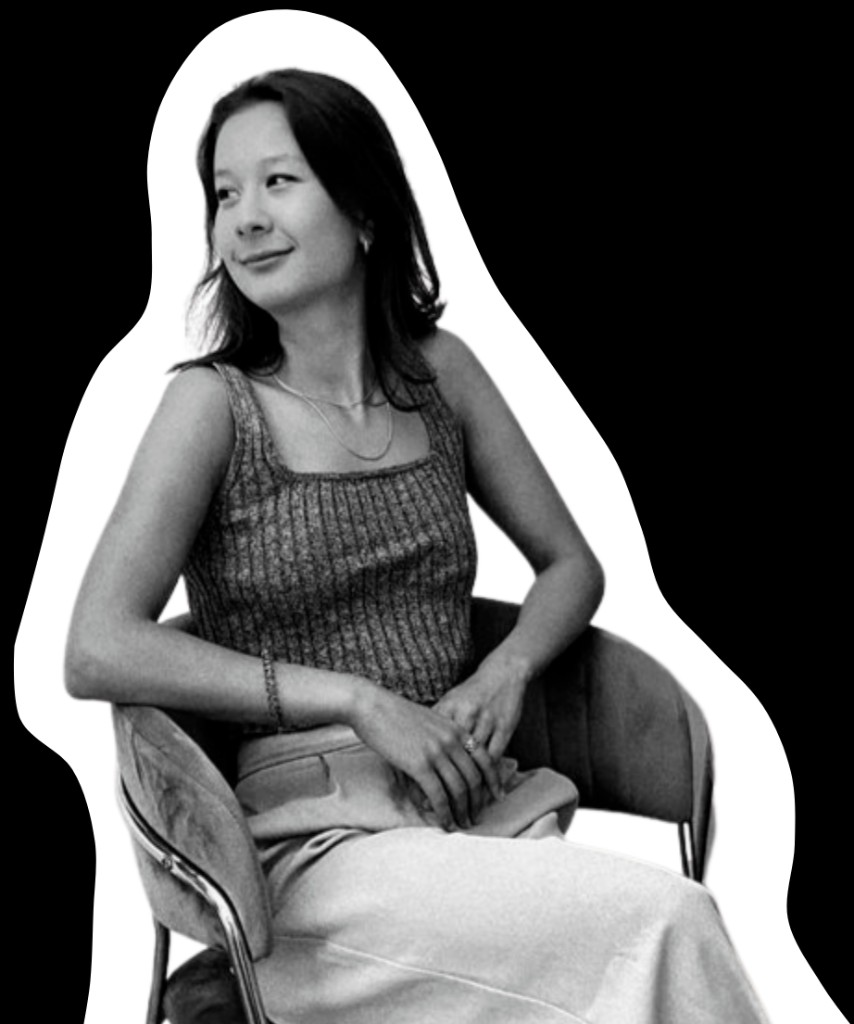
#> input picture assets/victoria_headshot.png, 854 x 1024 px
$ python transparent_portrait.py
#> lines starting #> are read from the running program, lines starting #| are printed output that depends on the picture; after the words box and inside, x2 and y2 are one past the last pixel; in counts of white or black regions, pixels touching at a corner belong together
"""
Convert a flat white-background cutout (e.g. exported from Canva) into a
transparent PNG, while preserving the white halo around the subject.

Strategy: flood-fill from the four corners. White (255,255,255) pixels
connected to the corners become transparent. The halo (white) is enclosed
by the dark sticker edge so the flood stops at the boundary and the halo
stays opaque.
"""

from __future__ import annotations

import sys
from collections import deque
from pathlib import Path

import numpy as np
from PIL import Image

ROOT = Path(__file__).resolve().parents[1]
SRC = ROOT / "assets" / "victoria_headshot.png"
OUT = ROOT / "pluginentrepreneur-app" / "public" / "portrait.png"

# Threshold for the background pixels we want to erase.
# - WHITE: pixels with all channels >= threshold (used for white backgrounds)
# - BLACK: pixels with all channels <= threshold (used for black/JPEG backgrounds)
BG_MODE = "black"  # "white" or "black"
WHITE_MIN = 248
BLACK_MAX = 12
PAD = 20  # transparent margin around the trimmed result


def flood_fill_outside(rgb: np.ndarray) -> np.ndarray:
    """Return a boolean mask where True = pixel is outside-connected background."""
    h, w, _ = rgb.shape
    if BG_MODE == "white":
        bg = np.all(rgb >= WHITE_MIN, axis=2)
    else:
        bg = np.all(rgb <= BLACK_MAX, axis=2)
    visited = np.zeros((h, w), dtype=bool)

    q: deque[tuple[int, int]] = deque()
    for x in range(w):
        for y in (0, h - 1):
            if bg[y, x] and not visited[y, x]:
                visited[y, x] = True
                q.append((y, x))
    for y in range(h):
        for x in (0, w - 1):
            if bg[y, x] and not visited[y, x]:
                visited[y, x] = True
                q.append((y, x))

    while q:
        y, x = q.popleft()
        for dy, dx in ((-1, 0), (1, 0), (0, -1), (0, 1)):
            ny, nx = y + dy, x + dx
            if 0 <= ny < h and 0 <= nx < w and not visited[ny, nx] and bg[ny, nx]:
                visited[ny, nx] = True
                q.append((ny, nx))
    return visited


def trim(rgba: Image.Image, pad: int) -> Image.Image:
    alpha = rgba.split()[-1]
    bbox = alpha.getbbox()
    if not bbox:
        return rgba
    cropped = rgba.crop(bbox)
    if pad <= 0:
        return cropped
    canvas = Image.new(
        "RGBA",
        (cropped.width + 2 * pad, cropped.height + 2 * pad),
        (0, 0, 0, 0),
    )
    canvas.paste(cropped, (pad, pad), cropped)
    return canvas


def main() -> int:
    if not SRC.exists():
        print(f"Source not found: {SRC}", file=sys.stderr)
        return 1

    print(f"Loading {SRC}")
    img = Image.open(SRC).convert("RGB")
#> img is the input picture: PIL image 854x1024 RGB; mean R, G, B 90.5, 90.5, 90.5
    print(f"Source size: {img.size}")
#| Source size: (854, 1024)

    rgb = np.array(img)
    outside_mask = flood_fill_outside(rgb)
#> in flood_fill_outside, `bg = np.all(rgb <= BLACK_MAX, axis=2)`:
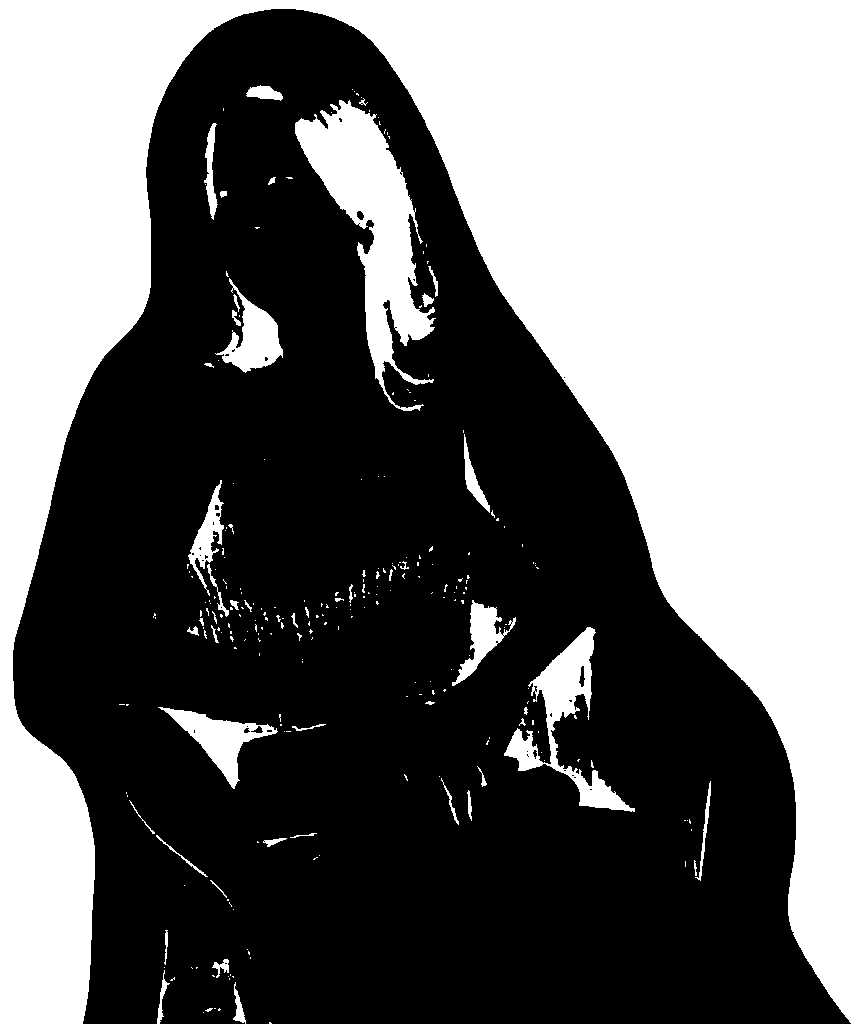
#> bg: shape (1024, 854) bool; 42.4% white; 257 white regions (207 under 20 px), largest, box (x1, y1, x2, y2) and area: (0, 0, 854, 1024) 335614, (295, 100, 436, 411) 15563, (504, 627, 635, 812) 5758
#> after the loop in flood_fill_outside, `for x in range(w):`: visited: shape (1024, 854) bool; 0.11% white in thin lines or dots
#> after the loop in flood_fill_outside, `for y in range(h):`:
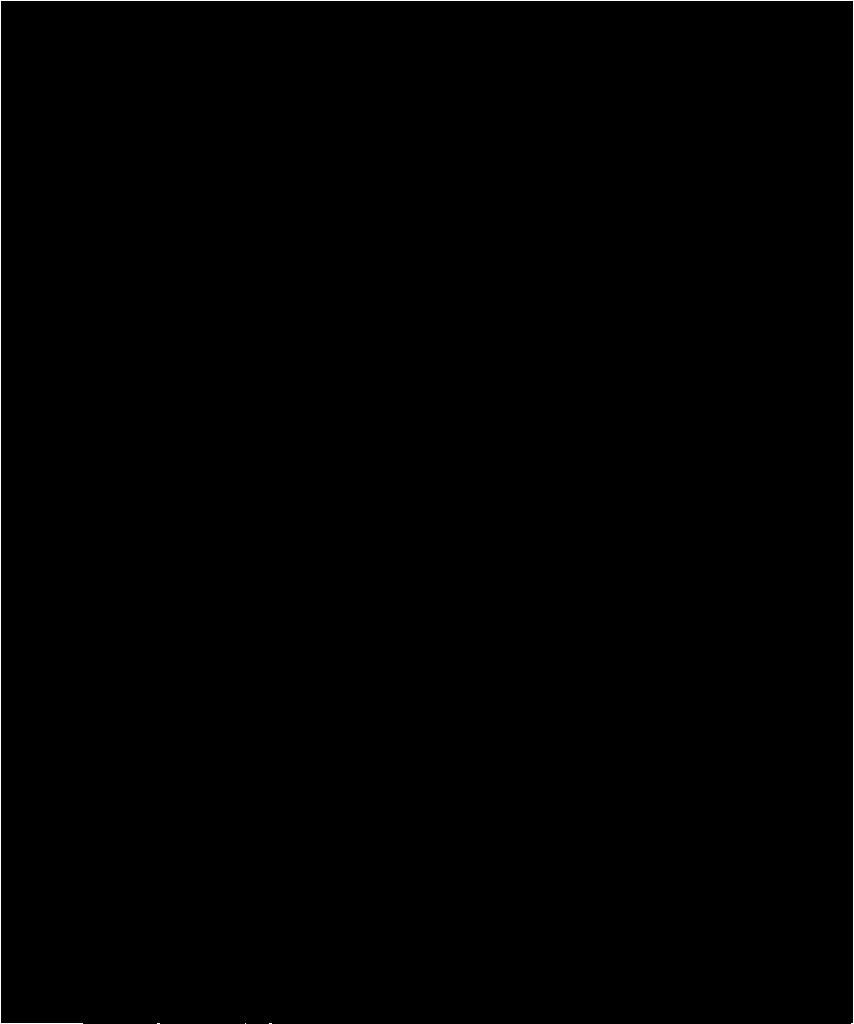
#> visited: shape (1024, 854) bool; 0.34% white in thin lines or dots
#> after the loop in flood_fill_outside, `while q:`:
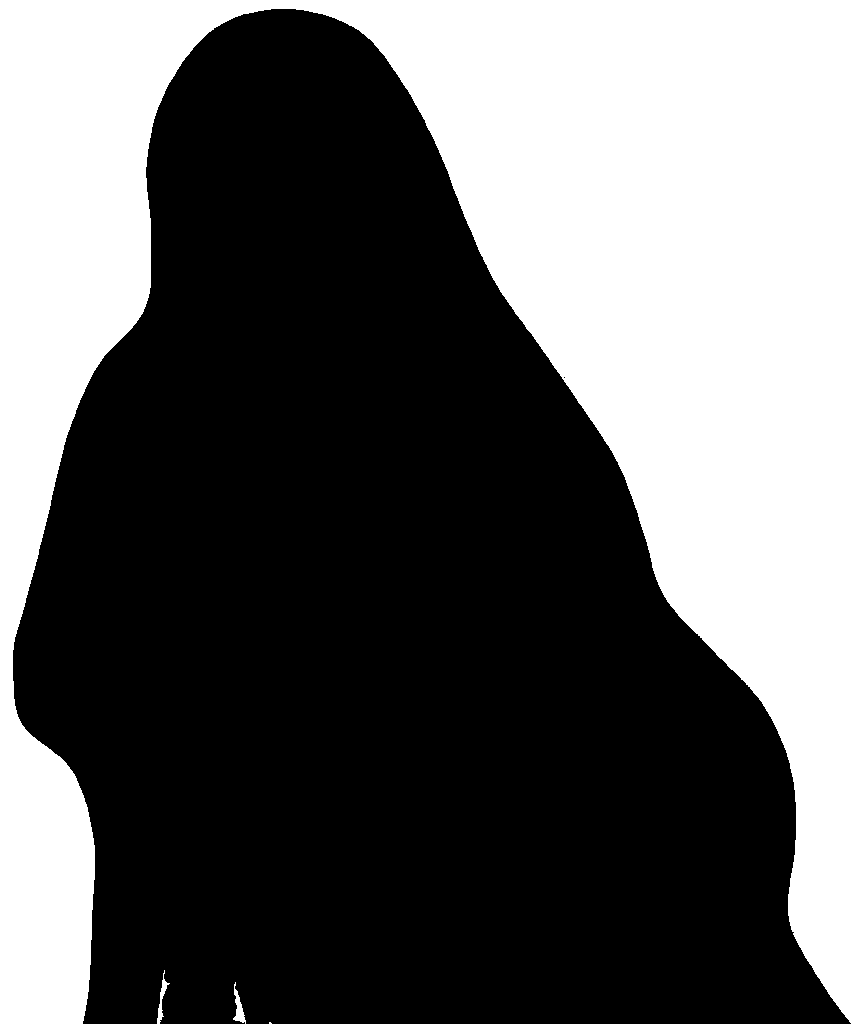
#> visited: shape (1024, 854) bool; 38.4% white; 4 white regions (1 under 20 px), largest, box (x1, y1, x2, y2) and area: (0, 0, 854, 1024) 335614, (233, 982, 246, 1024) 217, (157, 970, 170, 1024) 192
    print(f"Outside background pixels: {int(outside_mask.sum())} / {outside_mask.size}")
#| Outside background pixels: 336028 / 874496

    rgba = np.dstack([rgb, np.full(rgb.shape[:2], 255, dtype=np.uint8)])
    rgba[outside_mask, 3] = 0
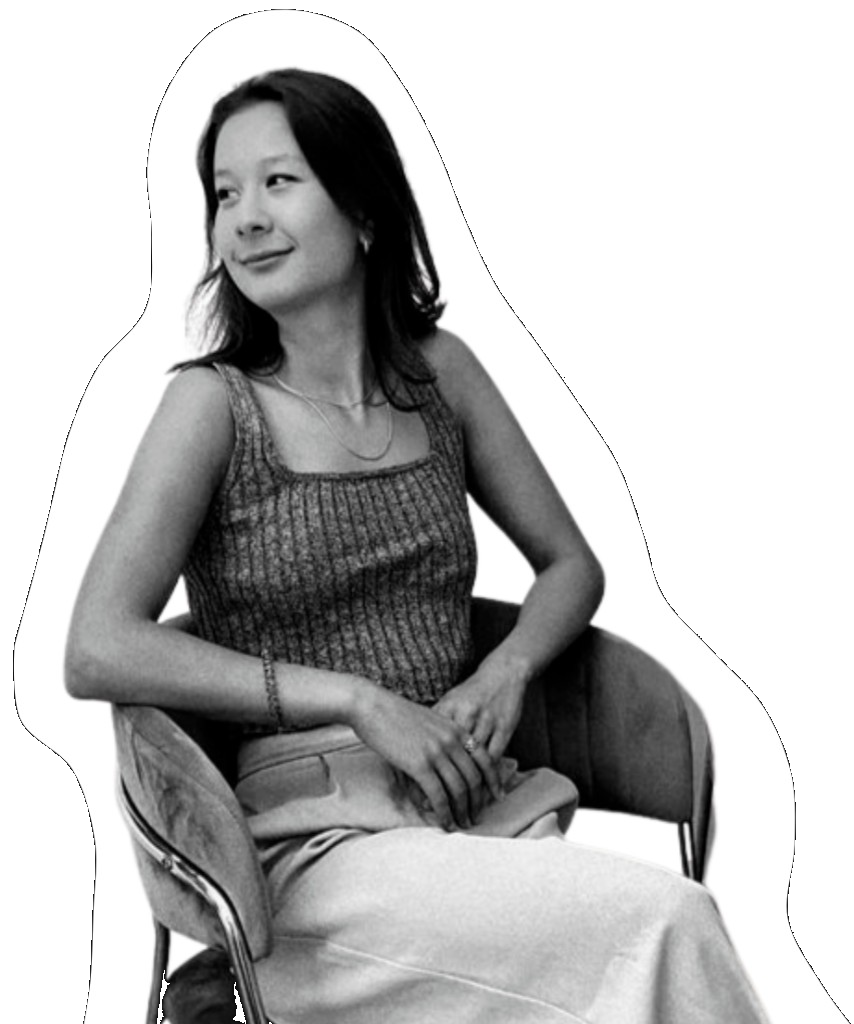
#> rgba: shape (1024, 854, 4); mean R, G, B, A 90.5, 90.5, 90.5, 157; transparent parts drawn white

    out_img = Image.fromarray(rgba, mode="RGBA")
    out_img = trim(out_img, PAD)
#> in trim, `bbox = alpha.getbbox()`: bbox = (13, 9, 851, 1024)
#> in trim, `canvas = Image.new( "RGBA", (cropped.width + 2 * pad, cropped.height +..`: canvas: PIL image 878x1055 RGBA; every value is 0
#> in trim, `canvas.paste(cropped, (pad, pad), cropped)`:
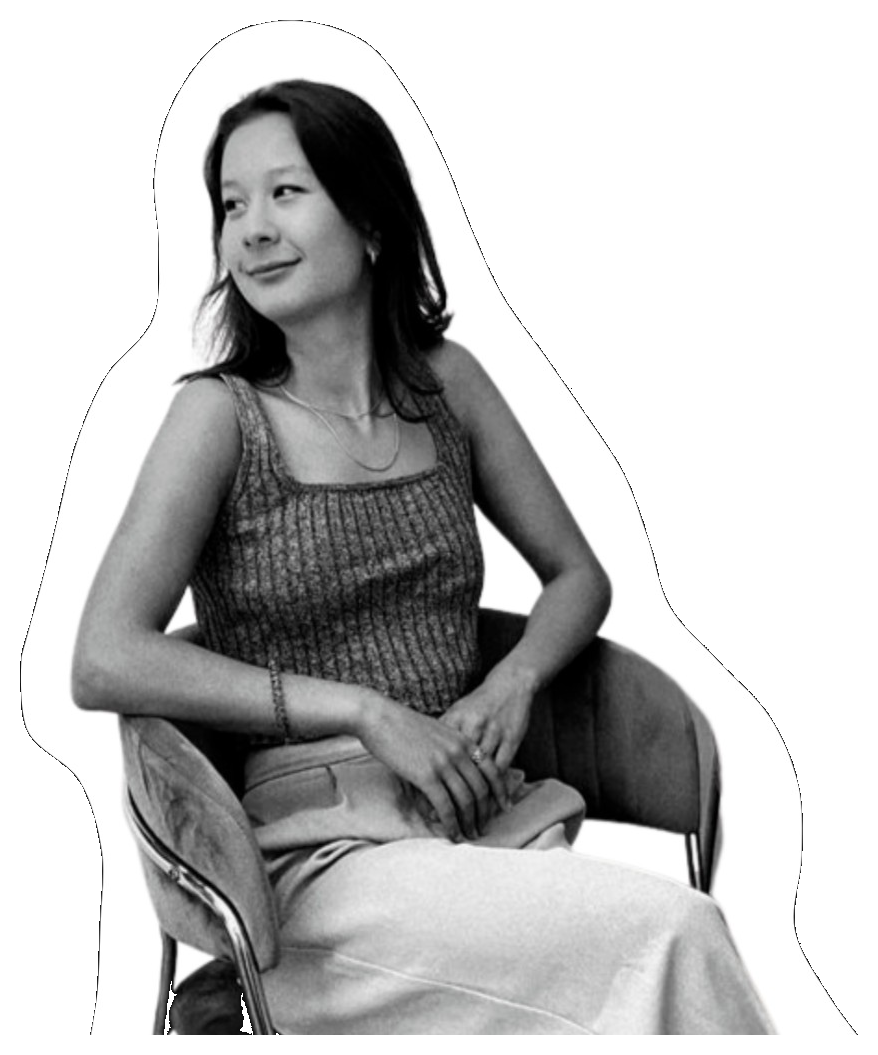
#> canvas: PIL image 878x1055 RGBA; mean R, G, B, A 85.4, 85.4, 85.4, 148.2; transparent parts drawn white
    print(f"Trimmed size: {out_img.size}")
#| Trimmed size: (878, 1055)

    OUT.parent.mkdir(parents=True, exist_ok=True)
    out_img.save(OUT, format="PNG", optimize=True)
#> (the run stopped early here; a loop or call above may not have finished)

$ run again, with assets/victoria.png copied over assets/victoria_headshot.png
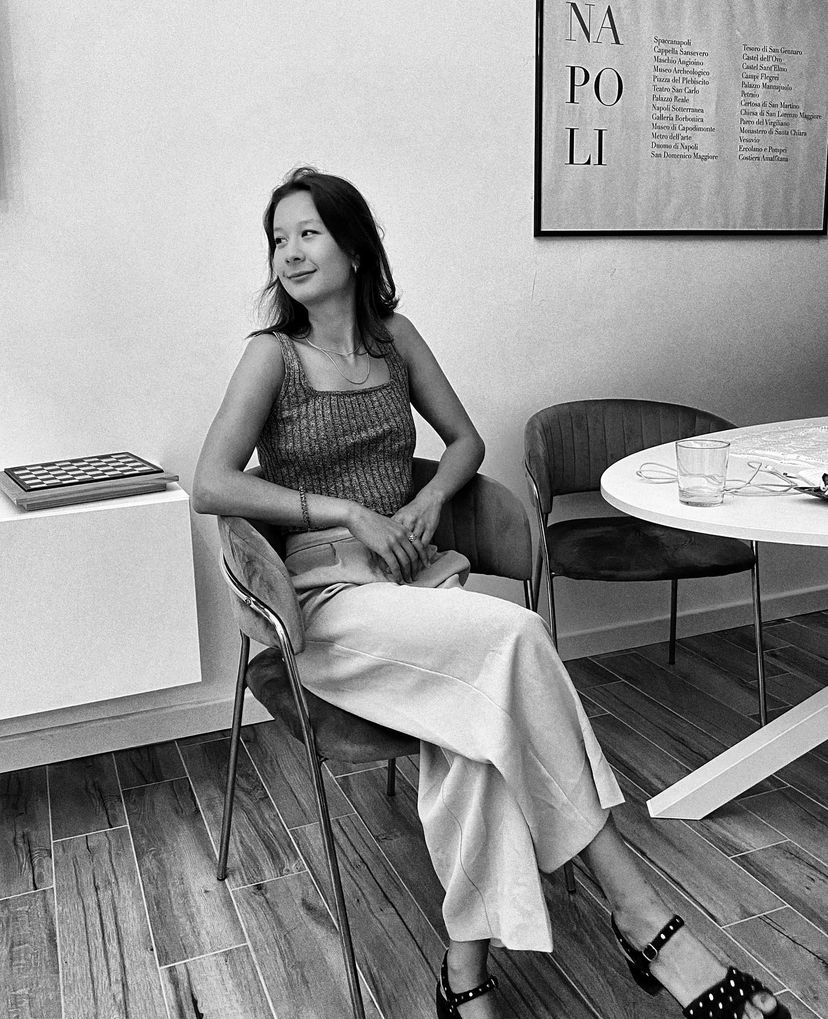
#> input picture assets/victoria.png, 828 x 1019 px
#> in main, img is the input picture: PIL image 828x1019 RGB; min 0, max 255, mean 148.7
#| Source size: (828, 1019)
#> bg: shape (1019, 828) bool; 2.4% white; 1460 white regions (1390 under 20 px), largest, box (x1, y1, x2, y2) and area: (317, 194, 393, 346) 3586, (534, 0, 828, 236) 1990, (570, 541, 762, 665) 1458
#> after the loop in flood_fill_outside, `while q:`:
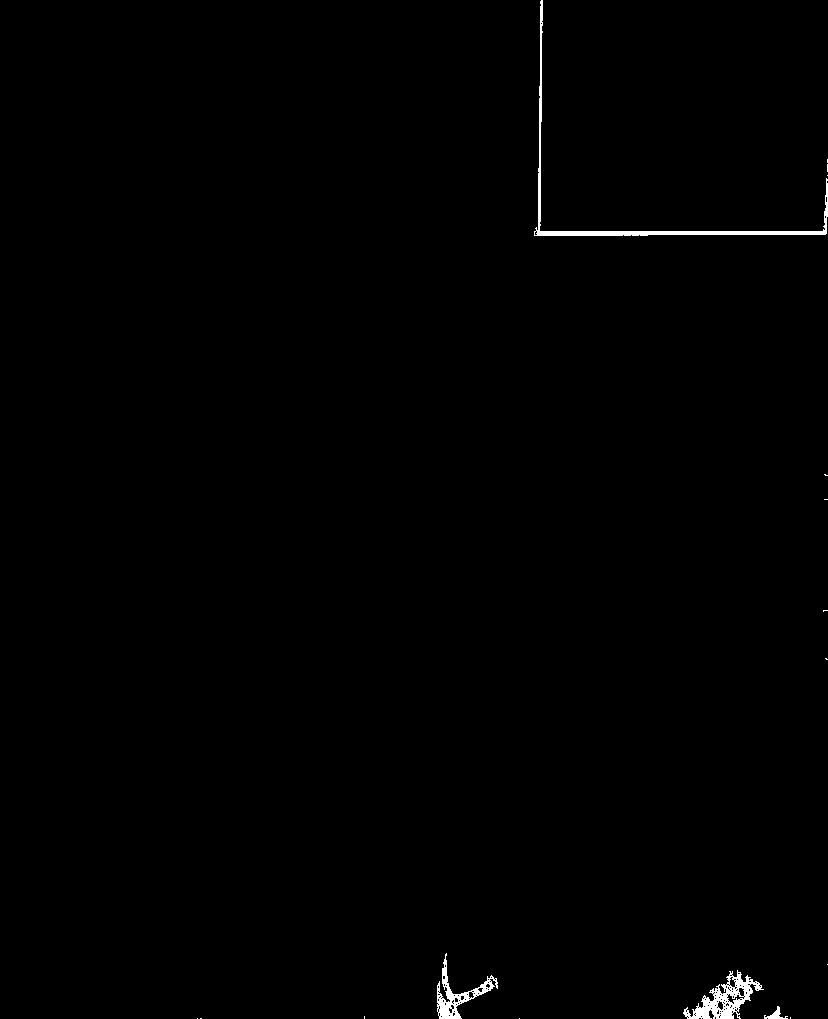
#> visited: shape (1019, 828) bool; 0.53% white; 17 white regions (13 under 20 px), largest, box (x1, y1, x2, y2) and area: (534, 0, 828, 236) 1990, (683, 970, 764, 1019) 1408, (437, 953, 498, 1019) 939, (764, 1006, 788, 1019) 113
#| Outside background pixels: 4492 / 843732
#> bbox = (0, 0, 828, 1019)
#> in trim, `canvas.paste(cropped, (pad, pad), cropped)`:
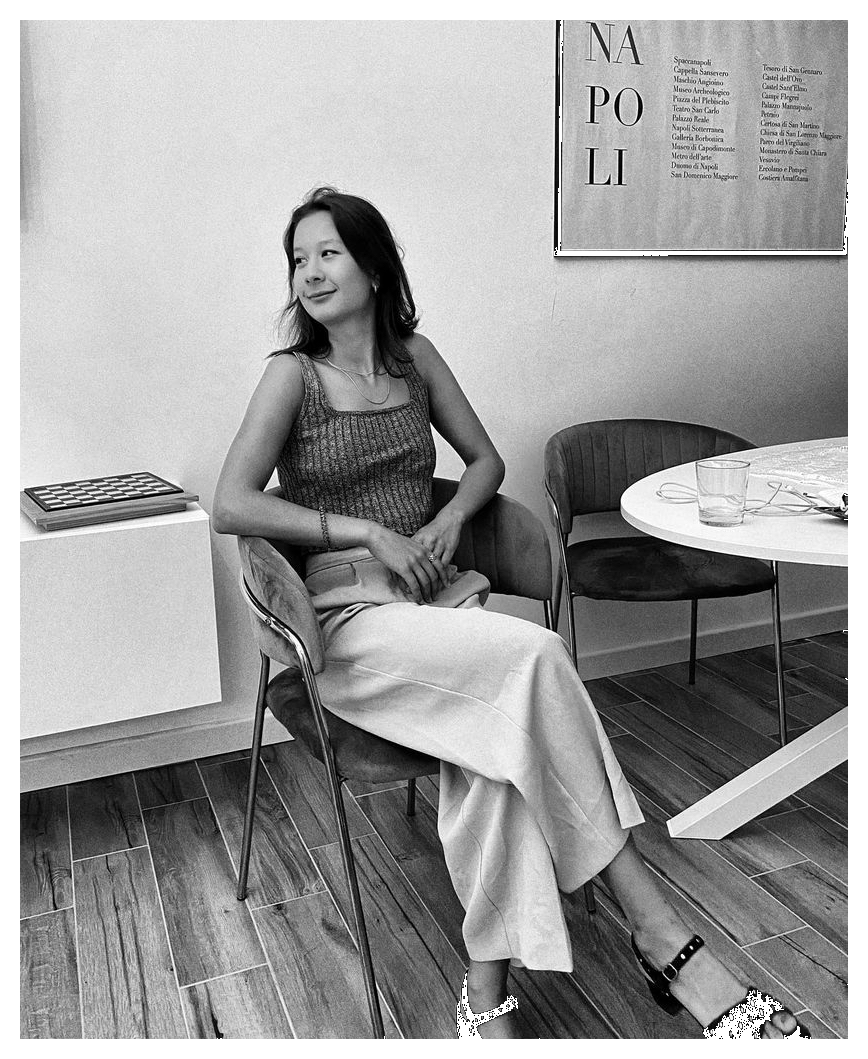
#> canvas: PIL image 868x1059 RGBA; mean R, G, B, A 136.5, 136.5, 136.5, 232.8; transparent parts drawn white
#| Trimmed size: (868, 1059)
